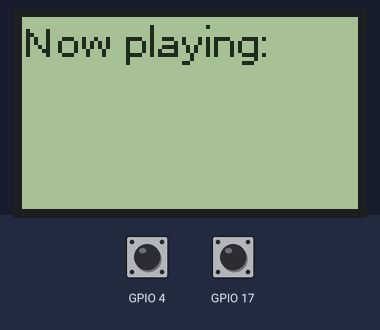
Bench run of a program on a simulated Raspberry Pi (BCM pin numbers). On the bench: 84×48 one-colour display. Inputs (shaded band) come from the test bench; at power-on: GPIO 4 HIGH, GPIO 17 HIGH. Sound played through the audio output is not drawn and takes no time.

Above: at 0.1 s.

The program:

Ex5.py
```python
import board
import busio
import digitalio
from PIL import Image, ImageDraw, ImageFont
import adafruit_pcd8544
import os
import RPi.GPIO as GPIO

GPIO.setmode(GPIO.BCM)
GPIO.setwarnings(False)

GPIO.setup(17, GPIO.IN)
GPIO.setup(4, GPIO.IN)

spi = busio.SPI(board.SCK, MOSI=board.MOSI)
dc = digitalio.DigitalInOut(board.D6)
cs = digitalio.DigitalInOut(board.CE1)
reset = digitalio.DigitalInOut(board.D5)

display = adafruit_pcd8544.PCD8544(spi, dc, cs, reset)

FONTSIZE = 10

display.bias = 4
display.contrast = 60

display.fill(0)
display.show()


def get_name():
    current = os.popen("mpc current").readlines()[0]
    station = current.split("/")[-1]
    name = station.split("-")[0]
    return name


def show_station():
    image = Image.new("1", (display.width, display.height))
    draw = ImageDraw.Draw(image)
    font = ImageFont.truetype("/usr/share/fonts/truetype/dejavu/DejaVuSans.ttf", FONTSIZE)

    draw.text((0, 0), "Now playing:", font=font, fill=255)
    draw.text((0, 10), get_name(), font=font, fill=255)

    display.image(image)
    display.show()


# to prevent subsequent station changes when the buttons are held
prev_was_pressed = False
next_was_pressed = False

os.system("mpc play")
show_station()

while True:
    if not next_was_pressed and GPIO.input(17) == 0:
        os.system("mpc next")
        # mpc stops playing when the end of the playlist is reached
        # output to /dev/null to prevent double logging
        os.system("mpc play > /dev/null")
        show_station()
        next_was_pressed = True
    elif GPIO.input(17) == 1:
        next_was_pressed = False

    if not prev_was_pressed and GPIO.input(4) == 0:
        os.system("mpc prev")
        show_station()
        prev_was_pressed = True
    elif GPIO.input(4) == 1:
        prev_was_pressed = False
```
